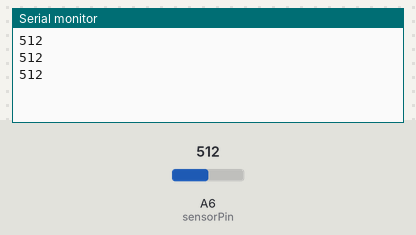
The sketch below on a simulated Arduino Nano, built with avr-gcc and run on an emulated ATmega328P. On the bench: the last lines printed to the serial monitor. The test bench sets the inputs (shaded band); at power-on: A6 (sensorPin) = 512.

Above: at 1.3 s.
1.4 s: A6 (sensorPin) set to 716
At 1.9 s:
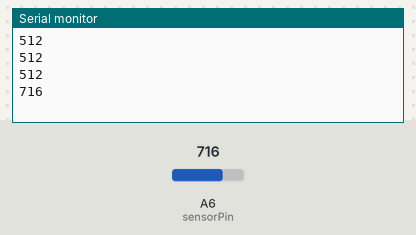
2.9 s: A6 (sensorPin) set to 900
At 3.4 s:
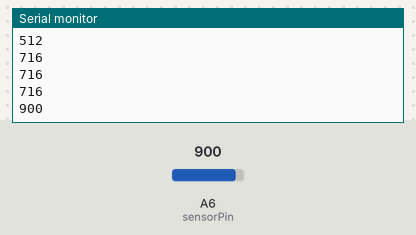
Timing chart, 0 to 5.9 s (numbered marks = the images above; inputs shaded):
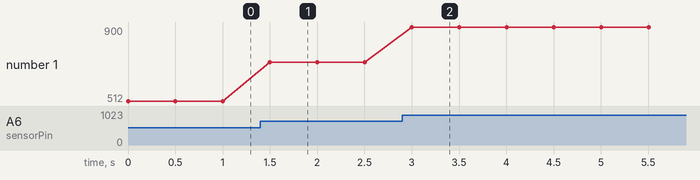

The sketch:

Project_012_Read_Photosensor_Value.ino
```cpp
//*************************************************************************************
/*
Project 12:Read Photosensor Value
*/
int sensorPin = A6;    // select the input pin for the photocell
int sensorValue = 0;  // variable to store the value coming from the sensor
void setup() {
Serial.begin(9600);
}
void loop() {
sensorValue = analogRead(sensorPin);  // read the value from the sensor:
Serial.println(sensorValue);  //Serial port prints the value of photoresistor
delay(500);
}
//*************************************************************************************
```

Measured:
- after the input at 1.4 s, the serial monitor: prints a new line after 0.10 s (image 1)
- after the input at 2.9 s, the serial monitor: prints a new line after 0.10 s (image 2)
- plotted number 1: 512 → 716 after the input at 1.4 s, 716 → 900 after the input at 2.9 s
